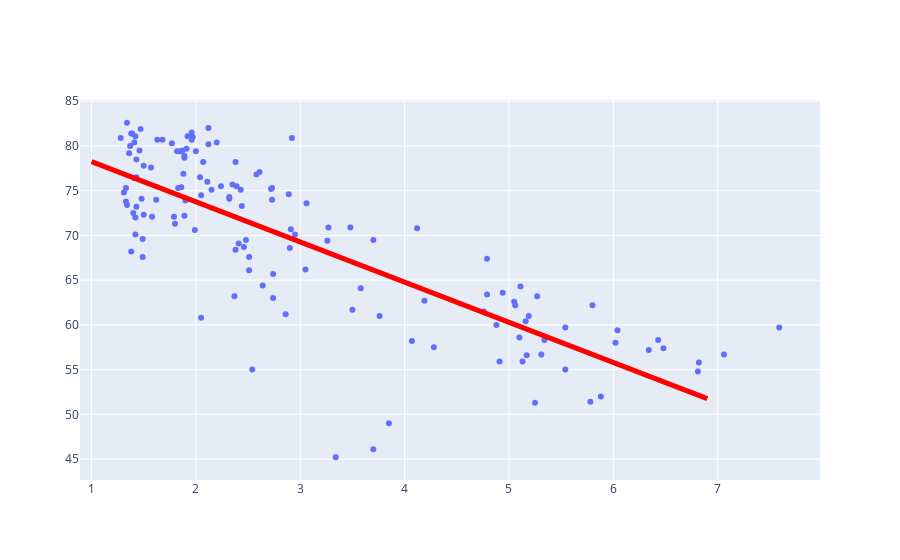

Notebook code for this chart:
### Code cell
import plotly.graph_objects as go
#scatter plot of fertility and life
fig_scatter = px.___(data, x=..., y=...)
# line plot of linear regression model
fig_line = px.line(x=... , y=...)
fig_line.update_traces(line_color='#ff0000', line_width=5)
fig_combine = go.Figure(data=fig_scatter.data + fig_line.data)
#show the plot
fig_combine.___

### Figure 1 — Plotly figure (JSON) as saved in the notebook; plotly's stock layout.template omitted (floating-point values rounded to 4 significant figures; data arrays with more than 128 entries replaced by an {"elided": "..."} marker saying what was removed)
{"data": [{"hovertemplate": "fertility=%{x}<br>life=%{y}<extra></extra>", "legendgroup": "", "marker": {"color": "#636efa", "symbol": "circle"}, "mode": "markers", "name": "", "orientation": "v", "showlegend": false, "type": "scatter", "x": {"elided": "139 float values"}, "xaxis": "x", "y": {"elided": "139 float values"}, "yaxis": "y"}, {"hovertemplate": "x=%{x}<br>y=%{y}<extra></extra>", "legendgroup": "", "line": {"color": "#ff0000", "dash": "solid", "width": 5}, "marker": {"symbol": "circle"}, "mode": "lines", "name": "", "orientation": "v", "showlegend": false, "type": "scatter", "x": [1, 1.1, 1.2, 1.3, 1.4, 1.5, 1.6, 1.7, 1.8, 1.9, 2.0, 2.1, 2.2, 2.3, 2.4, 2.5, 2.6, 2.7, 2.8, 2.9, 3.0, 3.1, 3.2, 3.3, 3.4, 3.5, 3.6, 3.7, 3.8, 3.9, 4.0, 4.1, 4.2, 4.3, 4.4, 4.5, 4.6, 4.7, 4.8, 4.9, 5.0, 5.1, 5.2, 5.3, 5.4, 5.5, 5.6, 5.7, 5.8, 5.9, 6.0, 6.1, 6.2, 6.3, 6.4, 6.5, 6.6, 6.7, 6.8, 6.9], "xaxis": "x", "y": [78.26, 77.81, 77.36, 76.91, 76.46, 76.01, 75.57, 75.12, 74.67, 74.22, 73.77, 73.32, 72.87, 72.42, 71.97, 71.52, 71.07, 70.62, 70.17, 69.73, 69.28, 68.83, 68.38, 67.93, 67.48, 67.03, 66.58, 66.13, 65.68, 65.23, 64.78, 64.33, 63.89, 63.44, 62.99, 62.54, 62.09, 61.64, 61.19, 60.74, 60.29, 59.84, 59.39, 58.94, 58.49, 58.04, 57.6, 57.15, 56.7, 56.25, 55.8, 55.35, 54.9, 54.45, 54.0, 53.55, 53.1, 52.65, 52.2, 51.76], "yaxis": "y"}], "layout": {}}
